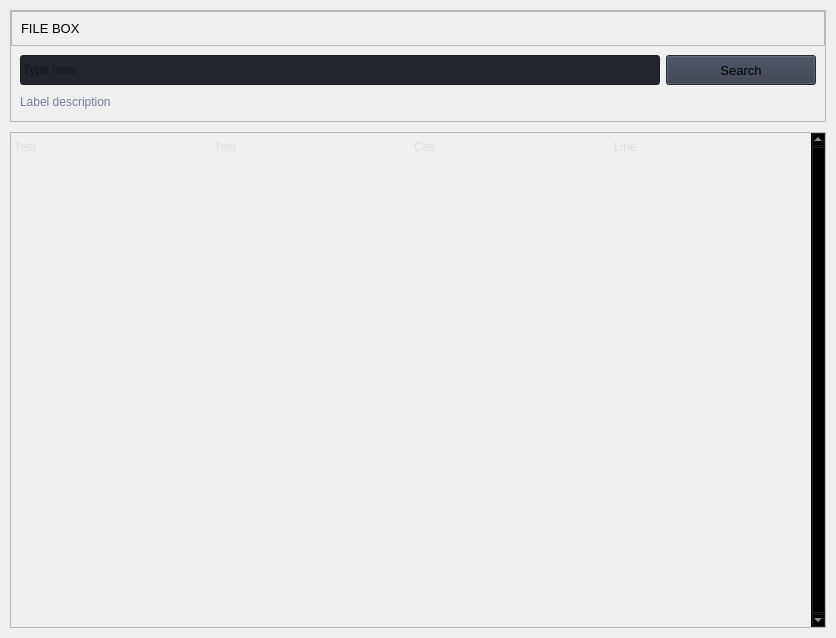
                       <widget class="QWidget" name="search_2">
                        <property name="styleSheet">
                         <string notr="true">b</string>
                        </property>
                        <layout class="QVBoxLayout" name="verticalLayout_19">
                         <property name="spacing">
                          <number>10</number>
                         </property>
                         <property name="leftMargin">
                          <number>10</number>
                         </property>
                         <property name="topMargin">
                          <number>10</number>
                         </property>
                         <property name="rightMargin">
                          <number>10</number>
                         </property>
                         <property name="bottomMargin">
                          <number>10</number>
                         </property>
                         <item>
                          <widget class="QFrame" name="row_2">
                           <property name="frameShape">
                            <enum>QFrame::Shape::StyledPanel</enum>
                           </property>
                           <property name="frameShadow">
                            <enum>QFrame::Shadow::Raised</enum>
                           </property>
                           <layout class="QVBoxLayout" name="verticalLayout_20">
                            <property name="spacing">
                             <number>0</number>
                            </property>
                            <property name="leftMargin">
                             <number>0</number>
                            </property>
                            <property name="topMargin">
                             <number>0</number>
                            </property>
                            <property name="rightMargin">
                             <number>0</number>
                            </property>
                            <property name="bottomMargin">
                             <number>0</number>
                            </property>
                            <item>
                             <widget class="QFrame" name="frame_div_content_2">
                              <property name="minimumSize">
                               <size>
                                <width>0</width>
                                <height>110</height>
                               </size>
                              </property>
                              <property name="maximumSize">
                               <size>
                                <width>16777215</width>
                                <height>110</height>
                               </size>
                              </property>
                              <property name="frameShape">
                               <enum>QFrame::Shape::NoFrame</enum>
                              </property>
                              <property name="frameShadow">
                               <enum>QFrame::Shadow::Raised</enum>
                              </property>
                              <layout class="QVBoxLayout" name="verticalLayout_21">
                               <property name="spacing">
                                <number>0</number>
                               </property>
                               <property name="leftMargin">
                                <number>0</number>
                               </property>
                               <property name="topMargin">
                                <number>0</number>
                               </property>
                               <property name="rightMargin">
                                <number>0</number>
                               </property>
                               <property name="bottomMargin">
                                <number>0</number>
                               </property>
                               <item>
                                <widget class="QFrame" name="frame_title_wid_2">
                                 <property name="maximumSize">
                                  <size>
                                   <width>16777215</width>
                                   <height>35</height>
                                  </size>
                                 </property>
                                 <property name="frameShape">
                                  <enum>QFrame::Shape::StyledPanel</enum>
                                 </property>
                                 <property name="frameShadow">
                                  <enum>QFrame::Shadow::Raised</enum>
                                 </property>
                                 <layout class="QVBoxLayout" name="verticalLayout_22">
                                  <item>
                                   <widget class="QLabel" name="labelBoxBlenderInstalation_2">
                                    <property name="font">
                                     <font>
                                      <family>Segoe UI</family>
                                      <pointsize>10</pointsize>
                                      <italic>false</italic>
                                      <bold>false</bold>
                                     </font>
                                    </property>
                                    <property name="styleSheet">
                                     <string notr="true"/>
                                    </property>
                                    <property name="text">
                                     <string>FILE BOX</string>
                                    </property>
                                   </widget>
                                  </item>
                                 </layout>
                                </widget>
                               </item>
                               <item>
                                <widget class="QFrame" name="frame_content_wid_2">
                                 <property name="frameShape">
                                  <enum>QFrame::Shape::NoFrame</enum>
                                 </property>
                                 <property name="frameShadow">
                                  <enum>QFrame::Shadow::Raised</enum>
                                 </property>
                                 <layout class="QHBoxLayout" name="horizontalLayout_10">
                                  <item>
                                   <layout class="QGridLayout" name="gridLayout_3">
                                    <property name="bottomMargin">
                                     <number>0</number>
                                    </property>
                                    <item row="0" column="0">
                                     <widget class="QLineEdit" name="lineEdit_4">
                                      <property name="minimumSize">
                                       <size>
                                        <width>0</width>
                                        <height>30</height>
                                       </size>
                                      </property>
                                      <property name="styleSheet">
                                       <string notr="true">background-color: rgb(33, 37, 43);</string>
                                      </property>
                                      <property name="text">
                                       <string/>
                                      </property>
                                      <property name="placeholderText">
                                       <string>Type here</string>
                                      </property>
                                     </widget>
                                    </item>
                                    <item row="0" column="1">
                                     <widget class="QPushButton" name="pushButton_3">
                                      <property name="minimumSize">
                                       <size>
                                        <width>150</width>
                                        <height>30</height>
                                       </size>
                                      </property>
                                      <property name="font">
                                       <font>
                                        <family>Segoe UI</family>
                                        <pointsize>10</pointsize>
                                        <italic>false</italic>
                                        <bold>false</bold>
                                       </font>
                                      </property>
                                      <property name="cursor">
                                       <cursorShape>PointingHandCursor</cursorShape>
                                      </property>
                                      <property name="styleSheet">
                                       <string notr="true">background-color: rgb(52, 59, 72);</string>
                                      </property>
                                      <property name="text">
                                       <string>Search</string>
                                      </property>
                                      <property name="icon">
                                       <iconset resource="resources.qrc">
                                        <normaloff>:/icons/images/icons/cil-magnifying-glass.png</normaloff>:/icons/images/icons/cil-magnifying-glass.png</iconset>
                                      </property>
                                     </widget>
                                    </item>
                                    <item row="1" column="0" colspan="2">
                                     <widget class="QLabel" name="labelVersion_4">
                                      <property name="styleSheet">
                                       <string notr="true">color: rgb(113, 126, 149);</string>
                                      </property>
                                      <property name="lineWidth">
                                       <number>1</number>
                                      </property>
                                      <property name="text">
                                       <string>Label description</string>
                                      </property>
                                      <property name="alignment">
                                       <set>Qt::AlignmentFlag::AlignLeading|Qt::AlignmentFlag::AlignLeft|Qt::AlignmentFlag::AlignVCenter</set>
                                      </property>
                                     </widget>
                                    </item>
                                   </layout>
                                  </item>
                                 </layout>
                                </widget>
                               </item>
                              </layout>
                             </widget>
                            </item>
                           </layout>
                          </widget>
                         </item>
                         <item>
                          <widget class="QFrame" name="row_4">
                           <property name="minimumSize">
                            <size>
                             <width>0</width>
                             <height>150</height>
                            </size>
                           </property>
                           <property name="frameShape">
                            <enum>QFrame::Shape::StyledPanel</enum>
                           </property>
                           <property name="frameShadow">
                            <enum>QFrame::Shadow::Raised</enum>
                           </property>
                           <layout class="QHBoxLayout" name="horizontalLayout_13">
                            <property name="spacing">
                             <number>0</number>
                            </property>
                            <property name="leftMargin">
                             <number>0</number>
                            </property>
                            <property name="topMargin">
                             <number>0</number>
                            </property>
                            <property name="rightMargin">
                             <number>0</number>
                            </property>
                            <property name="bottomMargin">
                             <number>0</number>
                            </property>
                            <item>
                             <widget class="QTableWidget" name="tableWidget_2">
                              <property name="sizePolicy">
                               <sizepolicy hsizetype="Expanding" vsizetype="Expanding">
                                <horstretch>0</horstretch>
                                <verstretch>0</verstretch>
                               </sizepolicy>
                              </property>
                              <property name="palette">
                               <palette>
                                <active>
                                 <colorrole role="WindowText">
                                  <brush brushstyle="SolidPattern">
                                   <color alpha="255">
                                    <red>221</red>
                                    <green>221</green>
                                    <blue>221</blue>
                                   </color>
                                  </brush>
                                 </colorrole>
                                 <colorrole role="Button">
                                  <brush brushstyle="SolidPattern">
                                   <color alpha="0">
                                    <red>0</red>
                                    <green>0</green>
                                    <blue>0</blue>
                                   </color>
                                  </brush>
                                 </colorrole>
                                 <colorrole role="Text">
                                  <brush brushstyle="SolidPattern">
                                   <color alpha="255">
                                    <red>221</red>
                                    <green>221</green>
                                    <blue>221</blue>
                                   </color>
                                  </brush>
                                 </colorrole>
                                 <colorrole role="ButtonText">
                                  <brush brushstyle="SolidPattern">
                                   <color alpha="255">
                                    <red>221</red>
                                    <green>221</green>
                                    <blue>221</blue>
                                   </color>
                                  </brush>
                                 </colorrole>
                                 <colorrole role="Base">
                                  <brush brushstyle="NoBrush">
                                   <color alpha="255">
                                    <red>0</red>
                                    <green>0</green>
                                    <blue>0</blue>
                                   </color>
                                  </brush>
                                 </colorrole>
                                 <colorrole role="Window">
                                  <brush brushstyle="SolidPattern">
                                   <color alpha="0">
                                    <red>0</red>
                                    <green>0</green>
                                    <blue>0</blue>
                                   </color>
                                  </brush>
                                 </colorrole>
                                 <colorrole role="PlaceholderText">
                                  <brush brushstyle="SolidPattern">
                                   <color alpha="128">
                                    <red>221</red>
                                    <green>221</green>
                                    <blue>221</blue>
                                   </color>
                                  </brush>
                                 </colorrole>
                                </active>
                                <inactive>
                                 <colorrole role="WindowText">
                                  <brush brushstyle="SolidPattern">
                                   <color alpha="255">
                                    <red>221</red>
                                    <green>221</green>
                                    <blue>221</blue>
                                   </color>
                                  </brush>
                                 </colorrole>
                                 <colorrole role="Button">
                                  <brush brushstyle="SolidPattern">
                                   <color alpha="0">
                                    <red>0</red>
                                    <green>0</green>
                                    <blue>0</blue>
                                   </color>
                                  </brush>
                                 </colorrole>
                                 <colorrole role="Text">
                                  <brush brushstyle="SolidPattern">
                                   <color alpha="255">
                                    <red>221</red>
                                    <green>221</green>
                                    <blue>221</blue>
                                   </color>
                                  </brush>
                                 </colorrole>
                                 <colorrole role="ButtonText">
                                  <brush brushstyle="SolidPattern">
                                   <color alpha="255">
                                    <red>221</red>
                                    <green>221</green>
                                    <blue>221</blue>
                                   </color>
                                  </brush>
                                 </colorrole>
                                 <colorrole role="Base">
                                  <brush brushstyle="NoBrush">
                                   <color alpha="255">
                                    <red>0</red>
                                    <green>0</green>
                                    <blue>0</blue>
                                   </color>
                                  </brush>
                                 </colorrole>
                                 <colorrole role="Window">
                                  <brush brushstyle="SolidPattern">
                                   <color alpha="0">
                                    <red>0</red>
                                    <green>0</green>
                                    <blue>0</blue>
                                   </color>
                                  </brush>
                                 </colorrole>
                                 <colorrole role="PlaceholderText">
                                  <brush brushstyle="SolidPattern">
                                   <color alpha="128">
                                    <red>221</red>
                                    <green>221</green>
                                    <blue>221</blue>
                                   </color>
                                  </brush>
                                 </colorrole>
                                </inactive>
                                <disabled>
                                 <colorrole role="WindowText">
                                  <brush brushstyle="SolidPattern">
                                   <color alpha="255">
                                    <red>221</red>
                                    <green>221</green>
                                    <blue>221</blue>
                                   </color>
                                  </brush>
                                 </colorrole>
                                 <colorrole role="Button">
                                  <brush brushstyle="SolidPattern">
                                   <color alpha="0">
                                    <red>0</red>
                                    <green>0</green>
                                    <blue>0</blue>
                                   </color>
                                  </brush>
                                 </colorrole>
                                 <colorrole role="Text">
                                  <brush brushstyle="SolidPattern">
                                   <color alpha="255">
                                    <red>221</red>
                                    <green>221</green>
                                    <blue>221</blue>
                                   </color>
                                  </brush>
                                 </colorrole>
                                 <colorrole role="ButtonText">
                                  <brush brushstyle="SolidPattern">
                                   <color alpha="255">
                                    <red>221</red>
                                    <green>221</green>
                                    <blue>221</blue>
                                   </color>
                                  </brush>
                                 </colorrole>
                                 <colorrole role="Base">
                                  <brush brushstyle="NoBrush">
                                   <color alpha="255">
                                    <red>0</red>
                                    <green>0</green>
                                    <blue>0</blue>
                                   </color>
                                  </brush>
                                 </colorrole>
                                 <colorrole role="Window">
                                  <brush brushstyle="SolidPattern">
                                   <color alpha="0">
                                    <red>0</red>
                                    <green>0</green>
                                    <blue>0</blue>
                                   </color>
                                  </brush>
                                 </colorrole>
                                 <colorrole role="PlaceholderText">
                                  <brush brushstyle="SolidPattern">
                                   <color alpha="128">
                                    <red>221</red>
                                    <green>221</green>
                                    <blue>221</blue>
                                   </color>
                                  </brush>
                                 </colorrole>
                                </disabled>
                               </palette>
                              </property>
                              <property name="frameShape">
                               <enum>QFrame::Shape::NoFrame</enum>
                              </property>
                              <property name="verticalScrollBarPolicy">
                               <enum>Qt::ScrollBarPolicy::ScrollBarAlwaysOn</enum>
                              </property>
                              <property name="sizeAdjustPolicy">
                               <enum>QAbstractScrollArea::SizeAdjustPolicy::AdjustToContents</enum>
                              </property>
                              <property name="editTriggers">
                               <set>QAbstractItemView::EditTrigger::NoEditTriggers</set>
                              </property>
                              <property name="selectionMode">
                               <enum>QAbstractItemView::SelectionMode::SingleSelection</enum>
                              </property>
                              <property name="selectionBehavior">
                               <enum>QAbstractItemView::SelectionBehavior::SelectRows</enum>
                              </property>
                              <property name="showGrid">
                               <bool>true</bool>
                              </property>
                              <property name="gridStyle">
                               <enum>Qt::PenStyle::SolidLine</enum>
                              </property>
                              <property name="sortingEnabled">
                               <bool>false</bool>
                              </property>
                              <attribute name="horizontalHeaderVisible">
                               <bool>false</bool>
                              </attribute>
                              <attribute name="horizontalHeaderCascadingSectionResizes">
                               <bool>true</bool>
                              </attribute>
                              <attribute name="horizontalHeaderDefaultSectionSize">
                               <number>200</number>
                              </attribute>
                              <attribute name="horizontalHeaderStretchLastSection">
                               <bool>true</bool>
                              </attribute>
                              <attribute name="verticalHeaderVisible">
                               <bool>false</bool>
                              </attribute>
                              <attribute name="verticalHeaderCascadingSectionResizes">
                               <bool>false</bool>
                              </attribute>
                              <attribute name="verticalHeaderHighlightSections">
                               <bool>false</bool>
                              </attribute>
                              <attribute name="verticalHeaderStretchLastSection">
                               <bool>true</bool>
                              </attribute>
                              <row>
                               <property name="text">
                                <string>New Row</string>
                               </property>
                               <property name="font">
                                <font>
                                 <family>Segoe UI</family>
                                </font>
                               </property>
                              </row>
                              <row>
                               <property name="text">
                                <string>New Row</string>
                               </property>
                              </row>
                              <row>
                               <property name="text">
                                <string>New Row</string>
                               </property>
                              </row>
                              <row>
                               <property name="text">
                                <string>New Row</string>
                               </property>
                              </row>
                              <row>
                               <property name="text">
                                <string>New Row</string>
                               </property>
                              </row>
                              <row>
                               <property name="text">
                                <string>New Row</string>
                               </property>
                              </row>
                              <row>
                               <property name="text">
                                <string>New Row</string>
                               </property>
                              </row>
                              <row>
                               <property name="text">
                                <string>New Row</string>
                               </property>
                              </row>
                              <row>
                               <property name="text">
                                <string>New Row</string>
                               </property>
                              </row>
                              <row>
                               <property name="text">
                                <string>New Row</string>
                               </property>
                              </row>
                              <row>
                               <property name="text">
                                <string>New Row</string>
                               </property>
                              </row>
                              <row>
                               <property name="text">
                                <string>New Row</string>
                               </property>
                              </row>
                              <row>
                               <property name="text">
                                <string>New Row</string>
                               </property>
                              </row>
                              <row>
                               <property name="text">
                                <string>New Row</string>
                               </property>
                              </row>
                              <row>
                               <property name="text">
                                <string>New Row</string>
                               </property>
                              </row>
                              <row>
                               <property name="text">
                                <string>New Row</string>
                               </property>
                              </row>
                              <column>
                               <property name="text">
                                <string>0</string>
                               </property>
                              </column>
                              <column>
                               <property name="text">
                                <string>1</string>
                               </property>
                              </column>
                              <column>
                               <property name="text">
                                <string>2</string>
                               </property>
                              </column>
                              <column>
                               <property name="text">
                                <string>3</string>
                               </property>
                              </column>
                              <item row="0" column="0">
                               <property name="text">
                                <string>Test</string>
                               </property>
                              </item>
                              <item row="0" column="1">
                               <property name="text">
                                <string>Text</string>
                               </property>
                              </item>
                              <item row="0" column="2">
                               <property name="text">
                                <string>Cell</string>
                               </property>
                              </item>
                              <item row="0" column="3">
                               <property name="text">
                                <string>Line</string>
                               </property>
                              </item>
                             </widget>
                            </item>
                           </layout>
                          </widget>
                         </item>
                        </layout>
                       </widget>
